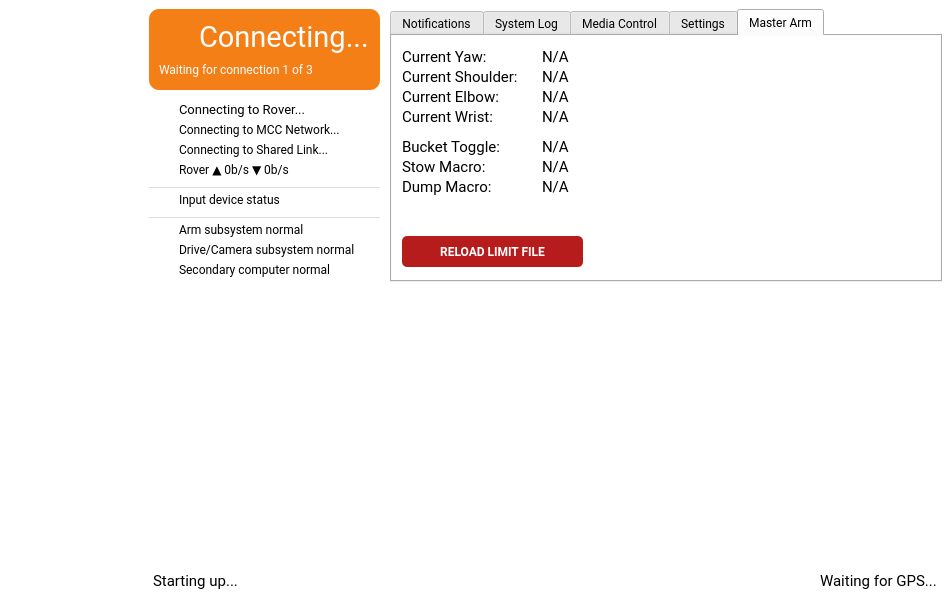
<?xml version="1.0" encoding="UTF-8"?>
<ui version="4.0">
 <class>SoroMainWindow</class>
 <widget class="QMainWindow" name="SoroMainWindow">
  <property name="geometry">
   <rect>
    <x>0</x>
    <y>0</y>
    <width>947</width>
    <height>600</height>
   </rect>
  </property>
  <property name="minimumSize">
   <size>
    <width>800</width>
    <height>600</height>
   </size>
  </property>
  <property name="windowTitle">
   <string>Mission Control</string>
  </property>
  <property name="styleSheet">
   <string notr="true">.QWidget {
	background-color:#FFFFFF;
}</string>
  </property>
  <widget class="QWidget" name="centralwidget">
   <widget class="QWidget" name="statusBarWidget" native="true">
    <property name="geometry">
     <rect>
      <x>140</x>
      <y>560</y>
      <width>811</width>
      <height>41</height>
     </rect>
    </property>
    <property name="sizePolicy">
     <sizepolicy hsizetype="Preferred" vsizetype="Preferred">
      <horstretch>0</horstretch>
      <verstretch>0</verstretch>
     </sizepolicy>
    </property>
    <layout class="QHBoxLayout" name="horizontalLayout">
     <property name="spacing">
      <number>0</number>
     </property>
     <property name="sizeConstraint">
      <enum>QLayout::SetDefaultConstraint</enum>
     </property>
     <property name="leftMargin">
      <number>0</number>
     </property>
     <property name="topMargin">
      <number>0</number>
     </property>
     <property name="rightMargin">
      <number>0</number>
     </property>
     <property name="bottomMargin">
      <number>0</number>
     </property>
     <item>
      <widget class="QLabel" name="statusLabel">
       <property name="sizePolicy">
        <sizepolicy hsizetype="Minimum" vsizetype="MinimumExpanding">
         <horstretch>0</horstretch>
         <verstretch>0</verstretch>
        </sizepolicy>
       </property>
       <property name="baseSize">
        <size>
         <width>0</width>
         <height>0</height>
        </size>
       </property>
       <property name="font">
        <font>
         <family>Roboto</family>
         <pointsize>11</pointsize>
        </font>
       </property>
       <property name="styleSheet">
        <string notr="true">margin-left: 10px;
margin-right: 10px;</string>
       </property>
       <property name="text">
        <string>Starting up...</string>
       </property>
      </widget>
     </item>
     <item>
      <spacer name="horizontalSpacer">
       <property name="orientation">
        <enum>Qt::Horizontal</enum>
       </property>
       <property name="sizeType">
        <enum>QSizePolicy::Expanding</enum>
       </property>
       <property name="sizeHint" stdset="0">
        <size>
         <width>359</width>
         <height>20</height>
        </size>
       </property>
      </spacer>
     </item>
     <item>
      <widget class="QLabel" name="gpsStatusLabel">
       <property name="sizePolicy">
        <sizepolicy hsizetype="Minimum" vsizetype="MinimumExpanding">
         <horstretch>0</horstretch>
         <verstretch>0</verstretch>
        </sizepolicy>
       </property>
       <property name="baseSize">
        <size>
         <width>0</width>
         <height>0</height>
        </size>
       </property>
       <property name="font">
        <font>
         <family>Roboto</family>
         <pointsize>11</pointsize>
        </font>
       </property>
       <property name="styleSheet">
        <string notr="true">margin-left: 10px;
margin-right: 10px;</string>
       </property>
       <property name="text">
        <string>Waiting for GPS...</string>
       </property>
      </widget>
     </item>
    </layout>
   </widget>
   <widget class="Soro::MissionControl::GoogleMapView" name="googleMapView" native="true">
    <property name="geometry">
     <rect>
      <x>140</x>
      <y>290</y>
      <width>811</width>
      <height>271</height>
     </rect>
    </property>
   </widget>
   <widget class="QWidget" name="infoContainer" native="true">
    <property name="geometry">
     <rect>
      <x>140</x>
      <y>0</y>
      <width>811</width>
      <height>291</height>
     </rect>
    </property>
    <layout class="QHBoxLayout" name="horizontalLayout_2">
     <property name="leftMargin">
      <number>9</number>
     </property>
     <property name="topMargin">
      <number>9</number>
     </property>
     <property name="rightMargin">
      <number>9</number>
     </property>
     <property name="bottomMargin">
      <number>9</number>
     </property>
     <item>
      <widget class="QWidget" name="connectionStatusWidget" native="true">
       <property name="minimumSize">
        <size>
         <width>235</width>
         <height>275</height>
        </size>
       </property>
       <property name="maximumSize">
        <size>
         <width>235</width>
         <height>275</height>
        </size>
       </property>
       <widget class="QLabel" name="comm_controlStateLabel">
        <property name="geometry">
         <rect>
          <x>30</x>
          <y>90</y>
          <width>201</width>
          <height>21</height>
         </rect>
        </property>
        <property name="font">
         <font>
          <family>Roboto</family>
          <pointsize>10</pointsize>
          <weight>50</weight>
          <bold>false</bold>
         </font>
        </property>
        <property name="text">
         <string>Connecting to Rover...</string>
        </property>
       </widget>
       <widget class="QLabel" name="comm_bitrateLabel">
        <property name="geometry">
         <rect>
          <x>30</x>
          <y>150</y>
          <width>201</width>
          <height>21</height>
         </rect>
        </property>
        <property name="font">
         <font>
          <family>Roboto</family>
          <pointsize>9</pointsize>
          <weight>50</weight>
          <bold>false</bold>
         </font>
        </property>
        <property name="text">
         <string>Rover ▲ 0b/s ▼ 0b/s</string>
        </property>
        <property name="alignment">
         <set>Qt::AlignLeading|Qt::AlignLeft|Qt::AlignVCenter</set>
        </property>
       </widget>
       <widget class="QLabel" name="comm_sharedStateLabel">
        <property name="geometry">
         <rect>
          <x>30</x>
          <y>130</y>
          <width>201</width>
          <height>21</height>
         </rect>
        </property>
        <property name="font">
         <font>
          <family>Roboto</family>
          <pointsize>9</pointsize>
          <weight>50</weight>
          <bold>false</bold>
         </font>
        </property>
        <property name="text">
         <string>Connecting to Shared Link...</string>
        </property>
       </widget>
       <widget class="QLabel" name="comm_controlStateGraphicLabel">
        <property name="geometry">
         <rect>
          <x>0</x>
          <y>90</y>
          <width>21</width>
          <height>21</height>
         </rect>
        </property>
        <property name="alignment">
         <set>Qt::AlignCenter</set>
        </property>
       </widget>
       <widget class="QLabel" name="comm_sharedStateGraphicLabel">
        <property name="geometry">
         <rect>
          <x>0</x>
          <y>130</y>
          <width>21</width>
          <height>21</height>
         </rect>
        </property>
        <property name="text">
         <string/>
        </property>
        <property name="alignment">
         <set>Qt::AlignCenter</set>
        </property>
       </widget>
       <widget class="QLabel" name="hid_inputDeviceGraphicLabel">
        <property name="geometry">
         <rect>
          <x>0</x>
          <y>180</y>
          <width>21</width>
          <height>21</height>
         </rect>
        </property>
        <property name="text">
         <string/>
        </property>
        <property name="alignment">
         <set>Qt::AlignCenter</set>
        </property>
       </widget>
       <widget class="QLabel" name="hid_inputDeviceLabel">
        <property name="geometry">
         <rect>
          <x>30</x>
          <y>180</y>
          <width>201</width>
          <height>21</height>
         </rect>
        </property>
        <property name="font">
         <font>
          <family>Roboto</family>
          <pointsize>9</pointsize>
          <weight>50</weight>
          <bold>false</bold>
         </font>
        </property>
        <property name="text">
         <string>Input device status</string>
        </property>
       </widget>
       <widget class="Line" name="line_2">
        <property name="geometry">
         <rect>
          <x>0</x>
          <y>170</y>
          <width>231</width>
          <height>16</height>
         </rect>
        </property>
        <property name="styleSheet">
         <string notr="true">color: #dddddd;</string>
        </property>
        <property name="frameShadow">
         <enum>QFrame::Plain</enum>
        </property>
        <property name="orientation">
         <enum>Qt::Horizontal</enum>
        </property>
       </widget>
       <widget class="QLabel" name="comm_mccStateLabel">
        <property name="geometry">
         <rect>
          <x>30</x>
          <y>110</y>
          <width>201</width>
          <height>21</height>
         </rect>
        </property>
        <property name="font">
         <font>
          <family>Roboto</family>
          <pointsize>9</pointsize>
          <weight>50</weight>
          <bold>false</bold>
         </font>
        </property>
        <property name="text">
         <string>Connecting to MCC Network...</string>
        </property>
       </widget>
       <widget class="QLabel" name="comm_mccStateGraphicLabel">
        <property name="geometry">
         <rect>
          <x>0</x>
          <y>110</y>
          <width>21</width>
          <height>21</height>
         </rect>
        </property>
        <property name="text">
         <string/>
        </property>
        <property name="alignment">
         <set>Qt::AlignCenter</set>
        </property>
       </widget>
       <widget class="Line" name="line_3">
        <property name="geometry">
         <rect>
          <x>0</x>
          <y>200</y>
          <width>231</width>
          <height>16</height>
         </rect>
        </property>
        <property name="styleSheet">
         <string notr="true">color: #dddddd;</string>
        </property>
        <property name="frameShadow">
         <enum>QFrame::Plain</enum>
        </property>
        <property name="orientation">
         <enum>Qt::Horizontal</enum>
        </property>
       </widget>
       <widget class="QLabel" name="sys_armSubsystemLabel">
        <property name="geometry">
         <rect>
          <x>30</x>
          <y>210</y>
          <width>201</width>
          <height>21</height>
         </rect>
        </property>
        <property name="font">
         <font>
          <family>Roboto</family>
          <pointsize>9</pointsize>
          <weight>50</weight>
          <bold>false</bold>
         </font>
        </property>
        <property name="text">
         <string>Arm subsystem normal</string>
        </property>
       </widget>
       <widget class="QLabel" name="sys_armSubsystemGraphicLabel">
        <property name="geometry">
         <rect>
          <x>0</x>
          <y>210</y>
          <width>21</width>
          <height>21</height>
         </rect>
        </property>
        <property name="text">
         <string/>
        </property>
        <property name="alignment">
         <set>Qt::AlignCenter</set>
        </property>
       </widget>
       <widget class="QLabel" name="sys_driveGimbalSubsystemLabel">
        <property name="geometry">
         <rect>
          <x>30</x>
          <y>230</y>
          <width>201</width>
          <height>21</height>
         </rect>
        </property>
        <property name="font">
         <font>
          <family>Roboto</family>
          <pointsize>9</pointsize>
          <weight>50</weight>
          <bold>false</bold>
         </font>
        </property>
        <property name="text">
         <string>Drive/Camera subsystem normal</string>
        </property>
       </widget>
       <widget class="QLabel" name="sys_secondaryComputerLabel">
        <property name="geometry">
         <rect>
          <x>30</x>
          <y>250</y>
          <width>201</width>
          <height>21</height>
         </rect>
        </property>
        <property name="font">
         <font>
          <family>Roboto</family>
          <pointsize>9</pointsize>
          <weight>50</weight>
          <bold>false</bold>
         </font>
        </property>
        <property name="text">
         <string>Secondary computer normal</string>
        </property>
       </widget>
       <widget class="QLabel" name="sys_secondaryComputerGraphicLabel">
        <property name="geometry">
         <rect>
          <x>0</x>
          <y>250</y>
          <width>21</width>
          <height>21</height>
         </rect>
        </property>
        <property name="text">
         <string/>
        </property>
        <property name="alignment">
         <set>Qt::AlignCenter</set>
        </property>
       </widget>
       <widget class="QLabel" name="video_camerasStreamingGraphicLabel">
        <property name="geometry">
         <rect>
          <x>0</x>
          <y>280</y>
          <width>21</width>
          <height>21</height>
         </rect>
        </property>
        <property name="text">
         <string/>
        </property>
        <property name="alignment">
         <set>Qt::AlignCenter</set>
        </property>
       </widget>
       <widget class="QLabel" name="video_camerasDisabledGraphicLabel">
        <property name="geometry">
         <rect>
          <x>0</x>
          <y>300</y>
          <width>21</width>
          <height>21</height>
         </rect>
        </property>
        <property name="text">
         <string/>
        </property>
        <property name="alignment">
         <set>Qt::AlignCenter</set>
        </property>
       </widget>
       <widget class="QLabel" name="audio_statusGraphicLabel">
        <property name="geometry">
         <rect>
          <x>0</x>
          <y>320</y>
          <width>21</width>
          <height>21</height>
         </rect>
        </property>
        <property name="text">
         <string/>
        </property>
        <property name="alignment">
         <set>Qt::AlignCenter</set>
        </property>
       </widget>
       <widget class="QLabel" name="sys_driveGimbalSubsystemGraphicLabel">
        <property name="geometry">
         <rect>
          <x>0</x>
          <y>230</y>
          <width>21</width>
          <height>21</height>
         </rect>
        </property>
        <property name="text">
         <string/>
        </property>
        <property name="alignment">
         <set>Qt::AlignCenter</set>
        </property>
       </widget>
       <widget class="QWidget" name="comm_statusContainer" native="true">
        <property name="geometry">
         <rect>
          <x>0</x>
          <y>0</y>
          <width>231</width>
          <height>81</height>
         </rect>
        </property>
        <property name="styleSheet">
         <string notr="true">.QWidget {
	background-color: #F57F17;
	border-radius: 10px;
}</string>
        </property>
        <widget class="QLabel" name="comm_mainStatusLabel">
         <property name="geometry">
          <rect>
           <x>50</x>
           <y>10</y>
           <width>171</width>
           <height>36</height>
          </rect>
         </property>
         <property name="font">
          <font>
           <family>Roboto</family>
           <pointsize>22</pointsize>
           <weight>50</weight>
           <bold>false</bold>
          </font>
         </property>
         <property name="styleSheet">
          <string notr="true">color: white;</string>
         </property>
         <property name="text">
          <string>Connecting...</string>
         </property>
        </widget>
        <widget class="QLabel" name="comm_detailStatusLabel">
         <property name="geometry">
          <rect>
           <x>10</x>
           <y>50</y>
           <width>211</width>
           <height>21</height>
          </rect>
         </property>
         <property name="font">
          <font>
           <family>Roboto</family>
          </font>
         </property>
         <property name="styleSheet">
          <string notr="true">color: white;</string>
         </property>
         <property name="text">
          <string>Waiting for connection 1 of 3</string>
         </property>
        </widget>
        <widget class="QLabel" name="comm_mainStatusGraphicLabel">
         <property name="geometry">
          <rect>
           <x>10</x>
           <y>10</y>
           <width>36</width>
           <height>36</height>
          </rect>
         </property>
         <property name="alignment">
          <set>Qt::AlignCenter</set>
         </property>
        </widget>
       </widget>
      </widget>
     </item>
     <item>
      <widget class="QTabWidget" name="mainTabWidget">
       <property name="font">
        <font>
         <family>Roboto</family>
        </font>
       </property>
       <property name="tabPosition">
        <enum>QTabWidget::North</enum>
       </property>
       <property name="currentIndex">
        <number>4</number>
       </property>
       <widget class="QWidget" name="notificationTab">
        <attribute name="title">
         <string>Notifications</string>
        </attribute>
        <layout class="QVBoxLayout" name="verticalLayout_2">
         <property name="leftMargin">
          <number>6</number>
         </property>
         <property name="topMargin">
          <number>6</number>
         </property>
         <property name="rightMargin">
          <number>6</number>
         </property>
         <property name="bottomMargin">
          <number>6</number>
         </property>
         <item>
          <widget class="QListWidget" name="eventListWidget"/>
         </item>
         <item>
          <widget class="QLineEdit" name="chatLineEdit"/>
         </item>
        </layout>
       </widget>
       <widget class="QWidget" name="systemLogTab">
        <attribute name="title">
         <string>System Log</string>
        </attribute>
        <layout class="QVBoxLayout" name="verticalLayout_3">
         <property name="leftMargin">
          <number>6</number>
         </property>
         <property name="topMargin">
          <number>6</number>
         </property>
         <property name="rightMargin">
          <number>6</number>
         </property>
         <property name="bottomMargin">
          <number>6</number>
         </property>
         <item>
          <widget class="QLabel" name="label">
           <property name="font">
            <font>
             <family>Roboto</family>
             <pointsize>10</pointsize>
            </font>
           </property>
           <property name="styleSheet">
            <string notr="true">color: #b71c1c;</string>
           </property>
           <property name="text">
            <string>Unless your name is Jacob or Kevin, do not pay attention to anything you read here.</string>
           </property>
           <property name="wordWrap">
            <bool>true</bool>
           </property>
          </widget>
         </item>
         <item>
          <widget class="QTextEdit" name="loggingTextEdit">
           <property name="readOnly">
            <bool>true</bool>
           </property>
          </widget>
         </item>
        </layout>
       </widget>
       <widget class="QWidget" name="mediaControlsTab">
        <attribute name="title">
         <string>Media Control</string>
        </attribute>
        <layout class="QVBoxLayout" name="verticalLayout_4">
         <property name="spacing">
          <number>4</number>
         </property>
         <property name="leftMargin">
          <number>6</number>
         </property>
         <property name="topMargin">
          <number>6</number>
         </property>
         <property name="rightMargin">
          <number>6</number>
         </property>
         <property name="bottomMargin">
          <number>6</number>
         </property>
         <item>
          <widget class="Soro::MissionControl::AudioControlWidget" name="media_audioControlWidget" native="true">
           <property name="minimumSize">
            <size>
             <width>0</width>
             <height>24</height>
            </size>
           </property>
           <property name="maximumSize">
            <size>
             <width>16777215</width>
             <height>24</height>
            </size>
           </property>
          </widget>
         </item>
         <item>
          <widget class="Line" name="line_4">
           <property name="styleSheet">
            <string notr="true">color: #dddddd;</string>
           </property>
           <property name="frameShadow">
            <enum>QFrame::Plain</enum>
           </property>
           <property name="orientation">
            <enum>Qt::Horizontal</enum>
           </property>
          </widget>
         </item>
         <item>
          <widget class="Soro::MissionControl::VideoControlWidget" name="media_camera1ControlWidget" native="true">
           <property name="minimumSize">
            <size>
             <width>0</width>
             <height>24</height>
            </size>
           </property>
           <property name="maximumSize">
            <size>
             <width>16777215</width>
             <height>24</height>
            </size>
           </property>
          </widget>
         </item>
         <item>
          <widget class="Line" name="line_5">
           <property name="styleSheet">
            <string notr="true">color: #dddddd;</string>
           </property>
           <property name="frameShadow">
            <enum>QFrame::Plain</enum>
           </property>
           <property name="orientation">
            <enum>Qt::Horizontal</enum>
           </property>
          </widget>
         </item>
         <item>
          <widget class="Soro::MissionControl::VideoControlWidget" name="media_camera2ControlWidget" native="true">
           <property name="minimumSize">
            <size>
             <width>0</width>
             <height>24</height>
            </size>
           </property>
           <property name="maximumSize">
            <size>
             <width>16777215</width>
             <height>24</height>
            </size>
           </property>
          </widget>
         </item>
         <item>
          <widget class="Line" name="line_6">
           <property name="styleSheet">
            <string notr="true">color: #dddddd;</string>
           </property>
           <property name="frameShadow">
            <enum>QFrame::Plain</enum>
           </property>
           <property name="orientation">
            <enum>Qt::Horizontal</enum>
           </property>
          </widget>
         </item>
         <item>
          <widget class="Soro::MissionControl::VideoControlWidget" name="media_camera3ControlWidget" native="true">
           <property name="minimumSize">
            <size>
             <width>0</width>
             <height>24</height>
            </size>
           </property>
           <property name="maximumSize">
            <size>
             <width>16777215</width>
             <height>24</height>
            </size>
           </property>
          </widget>
         </item>
         <item>
          <widget class="Line" name="line_7">
           <property name="styleSheet">
            <string notr="true">color: #dddddd;</string>
           </property>
           <property name="frameShadow">
            <enum>QFrame::Plain</enum>
           </property>
           <property name="orientation">
            <enum>Qt::Horizontal</enum>
           </property>
          </widget>
         </item>
         <item>
          <widget class="Soro::MissionControl::VideoControlWidget" name="media_camera4ControlWidget" native="true">
           <property name="minimumSize">
            <size>
             <width>0</width>
             <height>24</height>
            </size>
           </property>
           <property name="maximumSize">
            <size>
             <width>16777215</width>
             <height>24</height>
            </size>
           </property>
          </widget>
         </item>
         <item>
          <widget class="Line" name="line_8">
           <property name="styleSheet">
            <string notr="true">color: #dddddd;</string>
           </property>
           <property name="frameShadow">
            <enum>QFrame::Plain</enum>
           </property>
           <property name="orientation">
            <enum>Qt::Horizontal</enum>
           </property>
          </widget>
         </item>
         <item>
          <widget class="Soro::MissionControl::VideoControlWidget" name="media_camera5ControlWidget" native="true">
           <property name="minimumSize">
            <size>
             <width>0</width>
             <height>24</height>
            </size>
           </property>
           <property name="maximumSize">
            <size>
             <width>16777215</width>
             <height>24</height>
            </size>
           </property>
          </widget>
         </item>
         <item>
          <widget class="Line" name="line_9">
           <property name="styleSheet">
            <string notr="true">color: #dddddd;</string>
           </property>
           <property name="frameShadow">
            <enum>QFrame::Plain</enum>
           </property>
           <property name="orientation">
            <enum>Qt::Horizontal</enum>
           </property>
          </widget>
         </item>
         <item>
          <spacer name="verticalSpacer">
           <property name="orientation">
            <enum>Qt::Vertical</enum>
           </property>
           <property name="sizeHint" stdset="0">
            <size>
             <width>20</width>
             <height>40</height>
            </size>
           </property>
          </spacer>
         </item>
        </layout>
       </widget>
       <widget class="QWidget" name="settingsTab">
        <attribute name="title">
         <string>Settings</string>
        </attribute>
       </widget>
       <widget class="QWidget" name="masterArmTab">
        <attribute name="title">
         <string>Master Arm</string>
        </attribute>
        <widget class="QPushButton" name="masterarm_reloadFileButton">
         <property name="geometry">
          <rect>
           <x>10</x>
           <y>200</y>
           <width>181</width>
           <height>31</height>
          </rect>
         </property>
         <property name="font">
          <font>
           <family>Roboto</family>
           <weight>75</weight>
           <bold>true</bold>
          </font>
         </property>
         <property name="styleSheet">
          <string notr="true">border-radius: 5px;
color: white;
background-color: #b71c1c;</string>
         </property>
         <property name="text">
          <string>RELOAD LIMIT FILE</string>
         </property>
         <property name="flat">
          <bool>true</bool>
         </property>
        </widget>
        <widget class="QLabel" name="sys_armSubsystemLabel_2">
         <property name="geometry">
          <rect>
           <x>10</x>
           <y>10</y>
           <width>131</width>
           <height>21</height>
          </rect>
         </property>
         <property name="font">
          <font>
           <family>Roboto</family>
           <pointsize>11</pointsize>
           <weight>50</weight>
           <bold>false</bold>
          </font>
         </property>
         <property name="text">
          <string>Current Yaw:</string>
         </property>
        </widget>
        <widget class="QLabel" name="sys_armSubsystemLabel_3">
         <property name="geometry">
          <rect>
           <x>10</x>
           <y>30</y>
           <width>131</width>
           <height>21</height>
          </rect>
         </property>
         <property name="font">
          <font>
           <family>Roboto</family>
           <pointsize>11</pointsize>
           <weight>50</weight>
           <bold>false</bold>
          </font>
         </property>
         <property name="text">
          <string>Current Shoulder:</string>
         </property>
        </widget>
        <widget class="QLabel" name="sys_armSubsystemLabel_4">
         <property name="geometry">
          <rect>
           <x>10</x>
           <y>50</y>
           <width>131</width>
           <height>21</height>
          </rect>
         </property>
         <property name="font">
          <font>
           <family>Roboto</family>
           <pointsize>11</pointsize>
           <weight>50</weight>
           <bold>false</bold>
          </font>
         </property>
         <property name="text">
          <string>Current Elbow:</string>
         </property>
        </widget>
        <widget class="QLabel" name="sys_armSubsystemLabel_5">
         <property name="geometry">
          <rect>
           <x>10</x>
           <y>70</y>
           <width>131</width>
           <height>21</height>
          </rect>
         </property>
         <property name="font">
          <font>
           <family>Roboto</family>
           <pointsize>11</pointsize>
           <weight>50</weight>
           <bold>false</bold>
          </font>
         </property>
         <property name="text">
          <string>Current Wrist:</string>
         </property>
        </widget>
        <widget class="QLabel" name="masterarm_yawValueLabel">
         <property name="geometry">
          <rect>
           <x>150</x>
           <y>10</y>
           <width>71</width>
           <height>21</height>
          </rect>
         </property>
         <property name="font">
          <font>
           <family>Roboto</family>
           <pointsize>11</pointsize>
           <weight>50</weight>
           <bold>false</bold>
          </font>
         </property>
         <property name="text">
          <string>N/A</string>
         </property>
        </widget>
        <widget class="QLabel" name="masterarm_shoulderValueLabel">
         <property name="geometry">
          <rect>
           <x>150</x>
           <y>30</y>
           <width>71</width>
           <height>21</height>
          </rect>
         </property>
         <property name="font">
          <font>
           <family>Roboto</family>
           <pointsize>11</pointsize>
           <weight>50</weight>
           <bold>false</bold>
          </font>
         </property>
         <property name="text">
          <string>N/A</string>
         </property>
        </widget>
        <widget class="QLabel" name="masterarm_elbowValueLabel">
         <property name="geometry">
          <rect>
           <x>150</x>
           <y>50</y>
           <width>71</width>
           <height>21</height>
          </rect>
         </property>
         <property name="font">
          <font>
           <family>Roboto</family>
           <pointsize>11</pointsize>
           <weight>50</weight>
           <bold>false</bold>
          </font>
         </property>
         <property name="text">
          <string>N/A</string>
         </property>
        </widget>
        <widget class="QLabel" name="masterarm_wristValueLabel">
         <property name="geometry">
          <rect>
           <x>150</x>
           <y>70</y>
           <width>71</width>
           <height>21</height>
          </rect>
         </property>
         <property name="font">
          <font>
           <family>Roboto</family>
           <pointsize>11</pointsize>
           <weight>50</weight>
           <bold>false</bold>
          </font>
         </property>
         <property name="text">
          <string>N/A</string>
         </property>
        </widget>
        <widget class="QLabel" name="sys_armSubsystemLabel_10">
         <property name="geometry">
          <rect>
           <x>10</x>
           <y>120</y>
           <width>131</width>
           <height>21</height>
          </rect>
         </property>
         <property name="font">
          <font>
           <family>Roboto</family>
           <pointsize>11</pointsize>
           <weight>50</weight>
           <bold>false</bold>
          </font>
         </property>
         <property name="text">
          <string>Stow Macro:</string>
         </property>
        </widget>
        <widget class="QLabel" name="masterarm_stowMacroValueLabel">
         <property name="geometry">
          <rect>
           <x>150</x>
           <y>120</y>
           <width>71</width>
           <height>21</height>
          </rect>
         </property>
         <property name="font">
          <font>
           <family>Roboto</family>
           <pointsize>11</pointsize>
           <weight>50</weight>
           <bold>false</bold>
          </font>
         </property>
         <property name="text">
          <string>N/A</string>
         </property>
        </widget>
        <widget class="QLabel" name="sys_armSubsystemLabel_12">
         <property name="geometry">
          <rect>
           <x>10</x>
           <y>140</y>
           <width>131</width>
           <height>21</height>
          </rect>
         </property>
         <property name="font">
          <font>
           <family>Roboto</family>
           <pointsize>11</pointsize>
           <weight>50</weight>
           <bold>false</bold>
          </font>
         </property>
         <property name="text">
          <string>Dump Macro:</string>
         </property>
        </widget>
        <widget class="QLabel" name="masterarm_dumpMacroValueLabel">
         <property name="geometry">
          <rect>
           <x>150</x>
           <y>140</y>
           <width>71</width>
           <height>21</height>
          </rect>
         </property>
         <property name="font">
          <font>
           <family>Roboto</family>
           <pointsize>11</pointsize>
           <weight>50</weight>
           <bold>false</bold>
          </font>
         </property>
         <property name="text">
          <string>N/A</string>
         </property>
        </widget>
        <widget class="QLabel" name="sys_armSubsystemLabel_11">
         <property name="geometry">
          <rect>
           <x>10</x>
           <y>100</y>
           <width>131</width>
           <height>21</height>
          </rect>
         </property>
         <property name="font">
          <font>
           <family>Roboto</family>
           <pointsize>11</pointsize>
           <weight>50</weight>
           <bold>false</bold>
          </font>
         </property>
         <property name="text">
          <string>Bucket Toggle:</string>
         </property>
        </widget>
        <widget class="QLabel" name="masterarm_bucketToggleValueLabel">
         <property name="geometry">
          <rect>
           <x>150</x>
           <y>100</y>
           <width>71</width>
           <height>21</height>
          </rect>
         </property>
         <property name="font">
          <font>
           <family>Roboto</family>
           <pointsize>11</pointsize>
           <weight>50</weight>
           <bold>false</bold>
          </font>
         </property>
         <property name="text">
          <string>N/A</string>
         </property>
        </widget>
       </widget>
      </widget>
     </item>
    </layout>
   </widget>
   <widget class="QWidget" name="videoContainer" native="true">
    <property name="geometry">
     <rect>
      <x>0</x>
      <y>0</y>
      <width>141</width>
      <height>601</height>
     </rect>
    </property>
    <layout class="QVBoxLayout" name="verticalLayout">
     <property name="spacing">
      <number>0</number>
     </property>
     <property name="leftMargin">
      <number>0</number>
     </property>
     <property name="topMargin">
      <number>0</number>
     </property>
     <property name="rightMargin">
      <number>0</number>
     </property>
     <property name="bottomMargin">
      <number>0</number>
     </property>
     <item>
      <widget class="Soro::MissionControl::CameraWidget" name="topVideoWidget" native="true"/>
     </item>
     <item>
      <widget class="Soro::MissionControl::CameraWidget" name="bottomVideoWidget" native="true"/>
     </item>
    </layout>
   </widget>
   <zorder>googleMapView</zorder>
   <zorder>statusBarWidget</zorder>
   <zorder>infoContainer</zorder>
   <zorder>videoContainer</zorder>
  </widget>
 </widget>
 <layoutdefault spacing="6" margin="11"/>
 <customwidgets>
  <customwidget>
   <class>Soro::MissionControl::GoogleMapView</class>
   <extends>QWidget</extends>
   <header>googlemapview.h</header>
   <container>1</container>
  </customwidget>
  <customwidget>
   <class>Soro::MissionControl::CameraWidget</class>
   <extends>QWidget</extends>
   <header>camerawidget.h</header>
   <container>1</container>
  </customwidget>
  <customwidget>
   <class>Soro::MissionControl::VideoControlWidget</class>
   <extends>QWidget</extends>
   <header>videocontrolwidget.h</header>
   <container>1</container>
  </customwidget>
  <customwidget>
   <class>Soro::MissionControl::AudioControlWidget</class>
   <extends>QWidget</extends>
   <header>audiocontrolwidget.h</header>
   <container>1</container>
  </customwidget>
 </customwidgets>
 <resources/>
 <connections/>
</ui>
